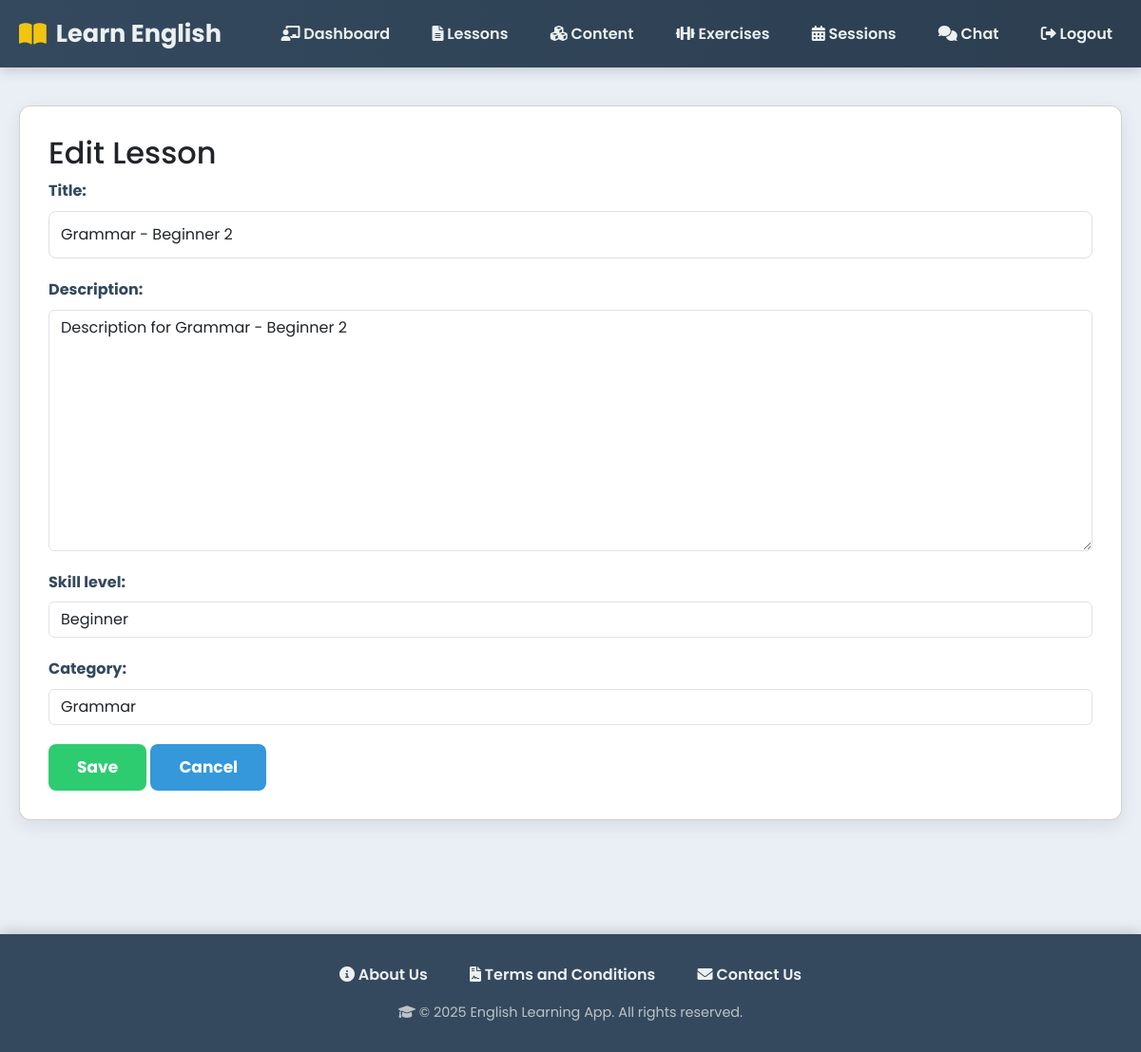
Screenshot of /lessons/6/edit/ (signed in) with the database file from the repository.
### myapp/models.py (models this page shows, shortened)
class Lesson(models.Model):
    SKILL_LEVEL_CHOICES = [
        ("beginner", "Beginner"),
        ("intermediate", "Intermediate"),
        ("advanced", "Advanced"),
    ]
    CATEGORY_CHOICES = [
        ("grammar", "Grammar"),
        ("vocabulary", "Vocabulary"),
        ("listening", "Listening"),
        ("speaking", "Speaking"),
    ]
    title = models.CharField(max_length=200)
    description = models.TextField(blank=True)
    skill_level = models.CharField(max_length=20, choices=SKILL_LEVEL_CHOICES)
    category = models.CharField(max_length=20, choices=CATEGORY_CHOICES)
    created_by = models.ForeignKey(
        UserRegister,
        on_delete=models.SET_NULL,
        null=True,
        related_name="lessons_created"
    )
    created_at = models.DateTimeField(auto_now_add=True)

### myapp/views.py (the view)
# urls.py: path("lessons/<int:pk>/edit/", views.lesson_update, name="lesson_update"),
def lesson_update(request, pk):
    if request.session.get("usertype") != "teacher":
        return redirect("login")
    teacher_id = request.session.get("user_id")
    lesson = get_object_or_404(Lesson, pk=pk, created_by_id=teacher_id)
    if request.method == "POST":
        form = LessonForm(request.POST, instance=lesson)
        if form.is_valid():
            form.save()
            messages.success(request, "Lesson updated successfully!")
            return redirect("lesson_list")
    else:
        form = LessonForm(instance=lesson)
    return render(request, "teacher/lesson_form.html", {"form": form, "title": "Edit Lesson"})

### myapp/forms.py
class LessonForm(forms.ModelForm):
    class Meta:
        model = Lesson
        fields = ["title", "description", "skill_level", "category"]
        widgets = {
            "title": forms.TextInput(attrs={"class": "form-control"}),
            "description": forms.Textarea(attrs={"class": "form-control"}),
            "skill_level": forms.Select(attrs={"class": "form-control"}),
            "category": forms.Select(attrs={"class": "form-control"}),
        }

### templates/teacher/lesson_form.html (shortened to what this page needs)
{% extends "base.html" %}
{% block content %}
<div class="card">
    <h2>{{ title }}</h2>
    <form method="post">
        {{ form.as_p }}
        <button type="submit" class="btn btn-success">Save</button>
        <a href="{% url 'lesson_list' %}" class="btn">Cancel</a>
    </form>
</div>
{% endblock %}

### templates/base.html (style rules this page uses)
body { font-family: 'Poppins', 'Segoe UI', Tahoma, Geneva, Verdana, sans-serif; margin: 0; padding: 0; background: #e9eff5; color: #2c3e50; line-height: 1.6; }
.card { background: #ffffff; padding: 30px; margin-bottom: 30px; border-radius: 12px; box-shadow: 0 6px 20px rgba(0,0,0,0.08); }
form label { display: block; margin-bottom: 8px; font-weight: 700; color: #34495e; }
input[type="text"], input[type="email"], input[type="password"], input[type="number"], input[type="datetime-local"], input[type="form-control"], select, textarea { width: 100%; padding: 12px; margin-bottom: 20px; border: 1px solid #dcdfe4; border-radius: 8px; font-size: 16px; box-sizing: border-box; transition: border-color 0.3s, box-shadow 0.3s; }
textarea { min-height: 150px; resize: vertical; }
.btn { display: inline-block; padding: 12px 30px; background: #3498db; color: #fff; border: none; border-radius: 8px; text-decoration: none; cursor: pointer; font-size: 17px; font-weight: 700; transition: background 0.3s, transform 0.2s, box-shadow 0.3s; }
.btn-success { background: #2ecc71; }

### rows the page displays
Lesson: title "Grammar - Beginner 2", description "Description for Grammar - Beginner 2", skill_level "Beginner", category "Grammar"

### other values shown
{{ title }} "Edit Lesson"
